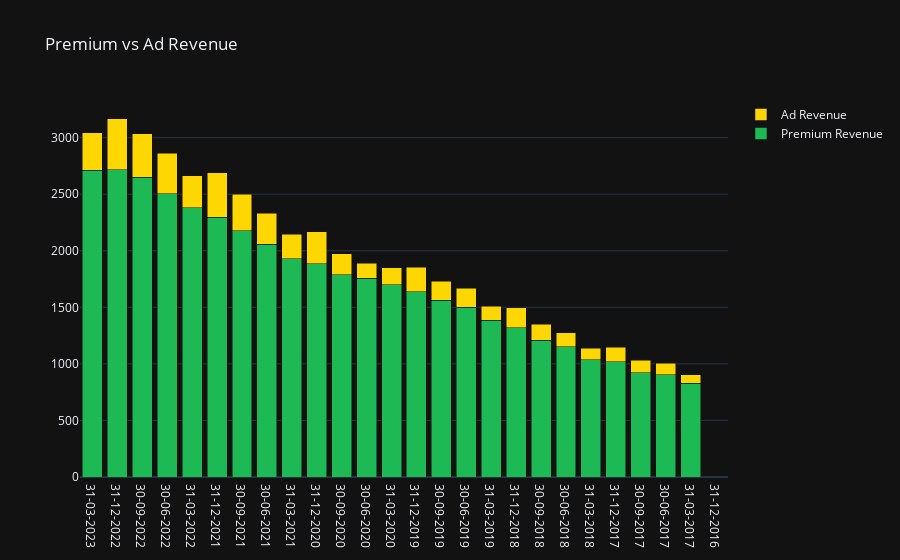

Write notebook code for a chart like this one.
### Code cell
fig_pa = go.Figure()
fig_pa.add_trace(go.Bar(
    x=df["Date"],
    y=df["Premium Revenue"],
    name="Premium Revenue",
    marker_color="#1DB954"
))
fig_pa.add_trace(go.Bar(
    x=df["Date"],
    y=df["Ad Revenue"],
    name="Ad Revenue",
    marker_color="#FFD700"
))
fig_pa.update_layout(
    title="Premium vs Ad Revenue",
    barmode="stack",
    template="plotly_dark",
    plot_bgcolor="#121212",
    paper_bgcolor="#121212"
)
fig_pa.show()

### Figure 1 — Plotly figure (JSON) as saved in the notebook; plotly's stock layout.template omitted (floating-point values rounded to 4 significant figures)
{"data": [{"marker": {"color": "#1DB954"}, "name": "Premium Revenue", "type": "bar", "x": ["31-03-2023", "31-12-2022", "30-09-2022", "30-06-2022", "31-03-2022", "31-12-2021", "30-09-2021", "30-06-2021", "31-03-2021", "31-12-2020", "30-09-2020", "30-06-2020", "31-03-2020", "31-12-2019", "30-09-2019", "30-06-2019", "31-03-2019", "31-12-2018", "30-09-2018", "30-06-2018", "31-03-2018", "31-12-2017", "30-09-2017", "30-06-2017", "31-03-2017", "31-12-2016"], "y": [2713, 2717, 2651, 2504, 2379, 2295, 2178, 2056, 1931, 1887, 1790, 1758, 1700, 1638, 1561, 1502, 1385, 1320, 1210, 1150, 1037, 1018, 923, 904, 828, null]}, {"marker": {"color": "#FFD700"}, "name": "Ad Revenue", "type": "bar", "x": ["31-03-2023", "31-12-2022", "30-09-2022", "30-06-2022", "31-03-2022", "31-12-2021", "30-09-2021", "30-06-2021", "31-03-2021", "31-12-2020", "30-09-2020", "30-06-2020", "31-03-2020", "31-12-2019", "30-09-2019", "30-06-2019", "31-03-2019", "31-12-2018", "30-09-2018", "30-06-2018", "31-03-2018", "31-12-2017", "30-09-2017", "30-06-2017", "31-03-2017", "31-12-2016"], "y": [329, 449, 385, 360, 282, 394, 323, 275, 216, 281, 185, 131, 148, 217, 170, 165, 126, 175, 142, 123, 102, 130, 109, 103, 74, null]}], "layout": {"barmode": "stack", "paper_bgcolor": "#121212", "plot_bgcolor": "#121212", "title": {"text": "Premium vs Ad Revenue"}}}
